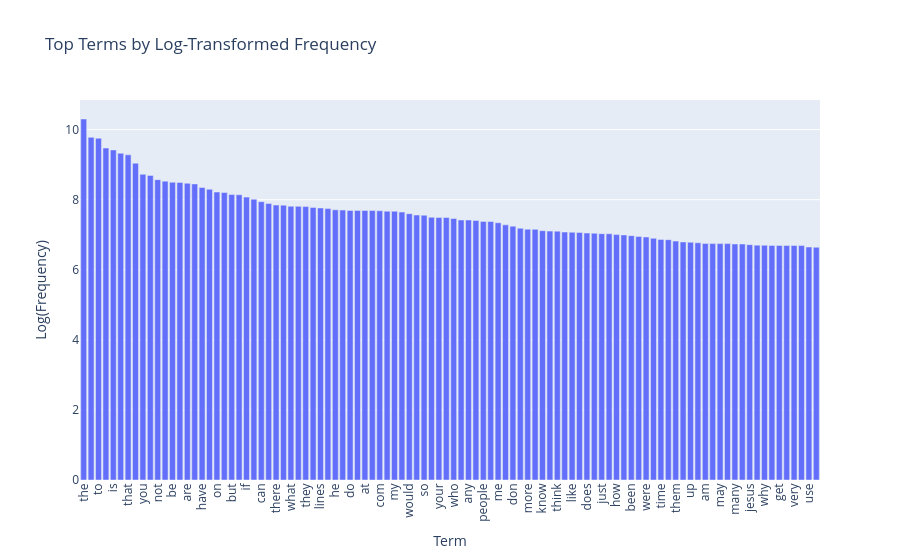

Notebook code cell kept with this figure:
### Markdown cell above
### >>> **Exercise 15 (take home):** 
You can copy the code from the previous exercise and change the 'term_frequencies' variable for the 'term_frequencies_log', comment about the differences that you observe and talk about other possible insights that we can get from a log distribution.

### Code cell
# Answer here

term_frequencies_log = [math.log(i+1) for i in term_frequencies]  # +1 to avoid log(0)

sorted_idx = np.argsort(term_frequencies)[::-1]
terms_sorted = count_vect.get_feature_names_out()[sorted_idx]
freqs_log_sorted = np.array(term_frequencies_log)[sorted_idx]

df = pd.DataFrame({"term": terms_sorted, "log_frequency": freqs_log_sorted})

fig = px.bar(df.head(100), x="term", y="log_frequency",
             title="Top Terms by Log-Transformed Frequency",
             labels={"term": "Term", "log_frequency": "Log(Frequency)"})

fig.update_layout(xaxis_tickangle=-90)
fig.show()

print(""" With the log transform, the huge gap between very common and very rare terms is compressed, 
making the long tail more visible and allowing us to spot patterns and compare terms that would otherwise 
be hidden at the bottom of the chart.""")

### Figure 1 — Plotly figure (JSON) as saved in the notebook; plotly's stock layout.template omitted (floating-point values rounded to 4 significant figures)
{"data": [{"alignmentgroup": "True", "hovertemplate": "Term=%{x}<br>Log(Frequency)=%{y}<extra></extra>", "legendgroup": "", "marker": {"color": "#636efa", "pattern": {"shape": ""}}, "name": "", "offsetgroup": "", "orientation": "v", "showlegend": false, "textposition": "auto", "type": "bar", "x": ["the", "of", "to", "and", "is", "in", "that", "it", "you", "for", "not", "this", "be", "from", "are", "edu", "have", "as", "on", "with", "but", "or", "if", "was", "can", "we", "there", "by", "what", "subject", "they", "an", "lines", "one", "he", "god", "do", "organization", "at", "re", "com", "about", "my", "all", "would", "will", "so", "some", "your", "no", "who", "has", "any", "writes", "people", "which", "me", "article", "don", "his", "more", "other", "know", "when", "think", "their", "like", "university", "does", "out", "just", "only", "how", "also", "been", "than", "were", "then", "time", "because", "them", "posting", "up", "had", "am", "should", "may", "these", "many", "say", "jesus", "see", "why", "us", "get", "good", "very", "believe", "use", "such"], "xaxis": "x", "y": [10.3, 9.779, 9.754, 9.474, 9.421, 9.326, 9.28, 9.042, 8.726, 8.693, 8.573, 8.53, 8.497, 8.492, 8.47, 8.45, 8.347, 8.298, 8.219, 8.204, 8.147, 8.141, 8.074, 8.013, 7.944, 7.892, 7.847, 7.843, 7.813, 7.81, 7.803, 7.781, 7.764, 7.746, 7.711, 7.704, 7.693, 7.693, 7.693, 7.69, 7.684, 7.673, 7.67, 7.647, 7.601, 7.563, 7.556, 7.497, 7.492, 7.491, 7.463, 7.422, 7.421, 7.406, 7.381, 7.378, 7.342, 7.282, 7.245, 7.185, 7.16, 7.154, 7.116, 7.103, 7.102, 7.077, 7.072, 7.066, 7.049, 7.041, 7.031, 7.028, 7.004, 6.995, 6.974, 6.953, 6.936, 6.898, 6.867, 6.86, 6.819, 6.795, 6.787, 6.77, 6.749, 6.748, 6.746, 6.746, 6.736, 6.735, 6.717, 6.703, 6.7, 6.696, 6.693, 6.692, 6.692, 6.69, 6.65, 6.642], "yaxis": "y"}], "layout": {"barmode": "relative", "legend": {"tracegroupgap": 0}, "title": {"text": "Top Terms by Log-Transformed Frequency"}, "xaxis": {"anchor": "y", "domain": [0, 1], "tickangle": -90, "title": {"text": "Term"}}, "yaxis": {"anchor": "x", "domain": [0, 1], "title": {"text": "Log(Frequency)"}}}}
